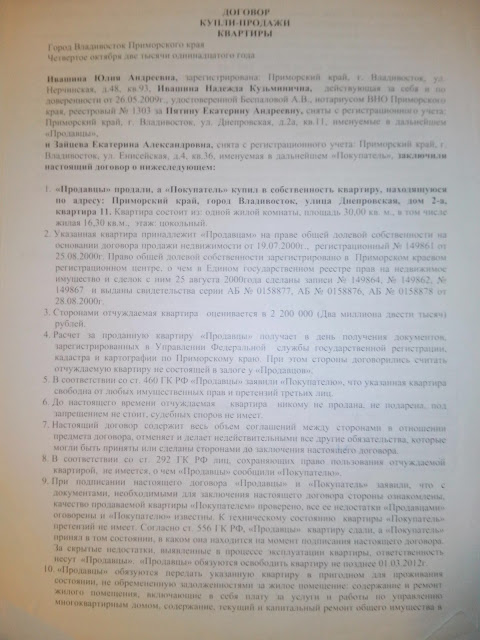
#> input picture Assignment 1/Text.jpg, 480 x 640 px
$ jupyter execute 'C15765215 - Ciarán O'"'"'Brien - CA 1.ipynb'
#> lines starting #> are read from the running program, lines starting #| are printed output that depends on the picture
[cell 1]
# import the necessary packages:
import numpy as np
import cv2
from matplotlib import pyplot as plt
from matplotlib import image as image
import easygui

[cell 2]
# Opening an image from a file:
textImage = cv2.imread("Text.jpg")
#> textImage is the input picture: shape (640, 480, 3); mean B, G, R 169.2, 171.5, 175.5

[cell 3]
# Dsiplay the hostogram for the sample image
Values = textImage.ravel()
plt.hist(Values,bins=256,range=[0,256]);
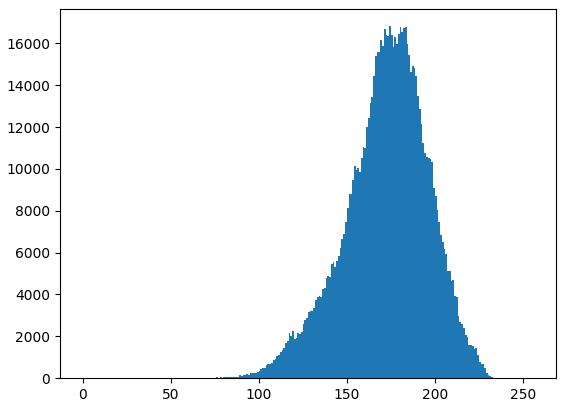
#> figure drawn by matplotlib, 1 panel; tallest bar 16819 high, from x = 174 to 175

[cell 4]
# No we look at the image using cv2's equalise fxn
greyTextImage = cv2.cvtColor(textImage,cv2.COLOR_BGR2GRAY)
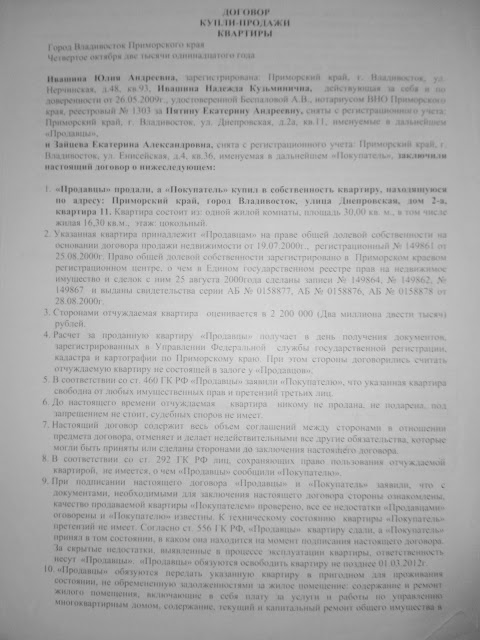
#> greyTextImage: shape (640, 480); min 61, max 221, mean 172.5
eqHistImage = cv2.equalizeHist(greyTextImage)
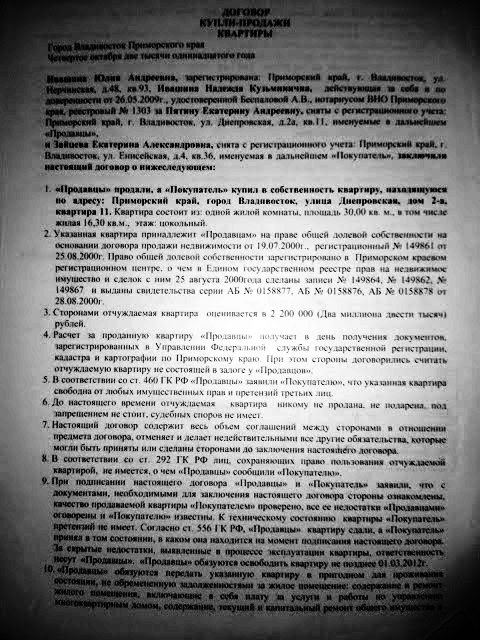
#> eqHistImage: shape (640, 480); min 0, max 255, mean 129.3
plt.imshow(cv2.cvtColor(eqHistImage,cv2.COLOR_GRAY2BGR))

[cell 5]
# Subplot setup
fig = plt.figure(figsize=(20,20))

ax1 = plt.subplot2grid((4,2), (0,0),)
ax2 = plt.subplot2grid((4,2), (0,1),)
ax3 = plt.subplot2grid((4,2), (1,0),)
ax4 = plt.subplot2grid((4,2), (1,1),)
ax5 = plt.subplot2grid((4,2), (2,0),)
ax6 = plt.subplot2grid((4,2), (2,1),)
ax7 = plt.subplot2grid((4,2), (3,0),)
ax8 = plt.subplot2grid((4,2), (3,1),)

# Assign each subplot with an
ax1.imshow(textImage)

Values = textImage.ravel()
ax2.hist(Values,bins=256,range=[0,256])

greyTextImage = cv2.cvtColor(textImage,cv2.COLOR_BGR2GRAY)
eqHistImage = cv2.equalizeHist(greyTextImage)
ax3.imshow(cv2.cvtColor(eqHistImage,cv2.COLOR_GRAY2BGR))
ValuesEq = eqHistImage.ravel()
ax4.hist(ValuesEq,bins=256,range=[0,256])

# Jane's intensity correciton
Intentisiy = 255 * ( (greyTextImage-greyTextImage.min()) / (greyTextImage.max() - greyTextImage.min())  )
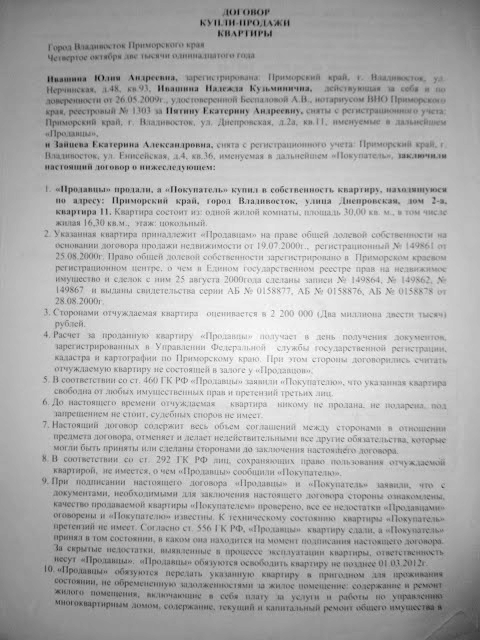
#> Intentisiy: shape (640, 480) float64; min 0, max 255, mean 177.7
ax5.imshow(Intentisiy,cmap='gray')
ValuesIntenseEq = Intentisiy.ravel()
ax6.hist(ValuesIntenseEq,bins=256,range=[0,256])

# Testing clahe correction
# First create a clahe application layer
clahe = cv2.createCLAHE(clipLimit=2.0, tileGridSize=(8,8))
claheTextImage = clahe.apply(greyTextImage)
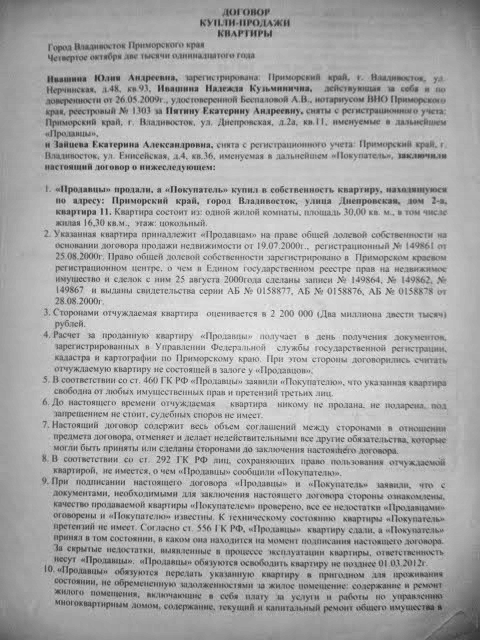
#> claheTextImage: shape (640, 480); min 40, max 235, mean 171.1
ax7.imshow(claheTextImage,cmap='gray')
ValuesClaheImage = claheTextImage.ravel()
ax8.hist(ValuesClaheImage,bins=256,range=[0,256])

plt.show()
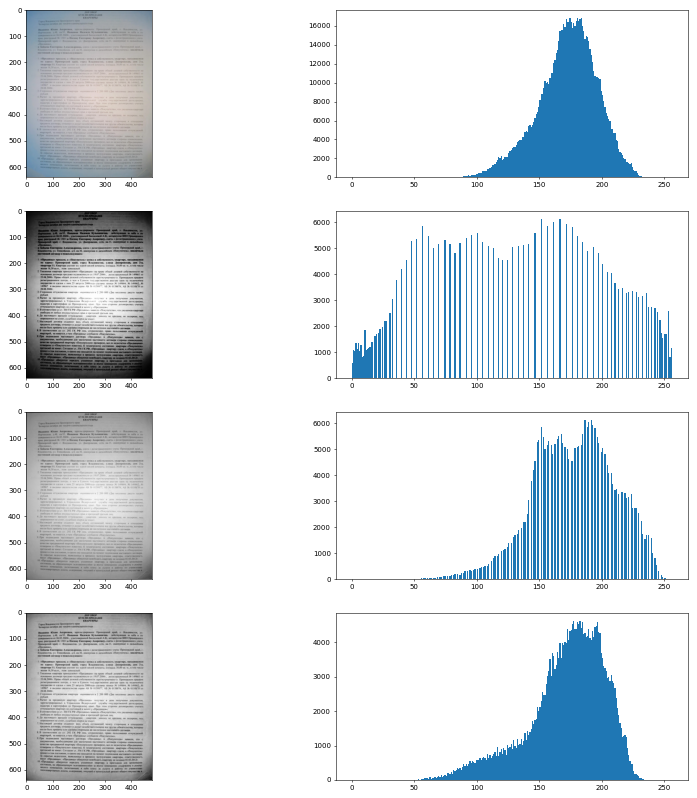
#> figure drawn by matplotlib, 8 panels; B, G, R data is drawn as R, G, B; panel 2: tallest bar 16819 high, from x = 174 to 175; panel 4: tallest bar 6139 high, from x = 151 to 152; panel 6: tallest bar 6139 high, from x = 186 to 187; panel 8: tallest bar 4631 high, from x = 177 to 178
